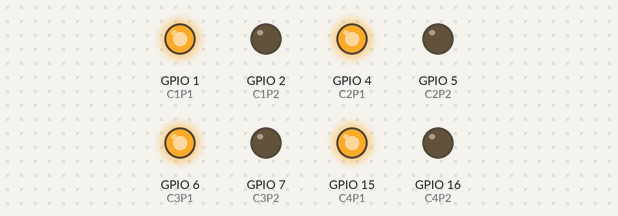
A program run on a simulated ESP32-S3. On the bench: output pins drawn as LEDs (lit = HIGH).

Above: at 2.5 s.
At 7.5 s:
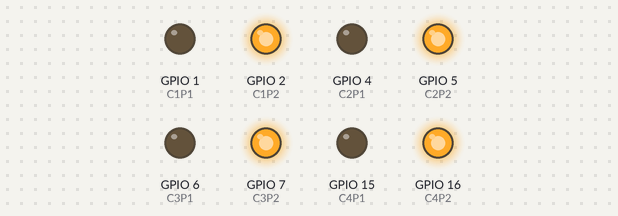
At 12.5 s:
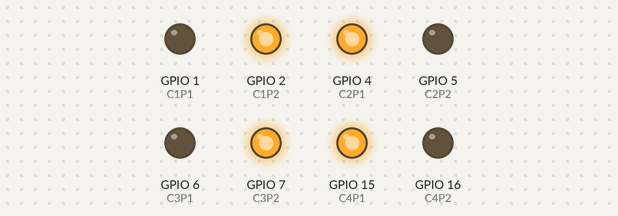
At 17.5 s:
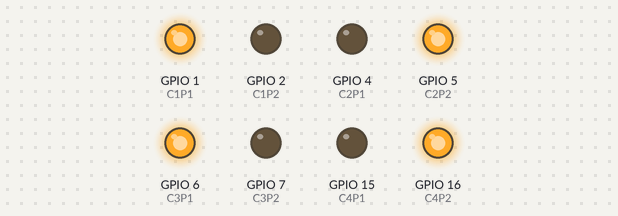
Timing chart, 0 to 26.0 s (numbered marks = the images above):
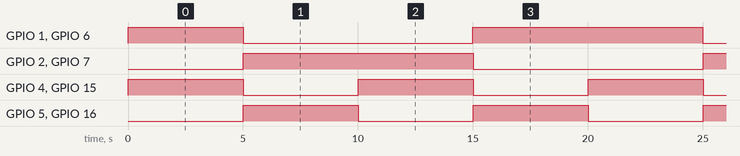

Measured:
- by itself, GPIO 1 (C1P1), GPIO 6 (C3P1): repeats every 20.0 s: LOW 10.0 s, HIGH 10.0 s
- by itself, GPIO 2 (C1P2), GPIO 7 (C3P2): alternates HIGH for 10.0 s and LOW for 10.0 s
- by itself, GPIO 4 (C2P1), GPIO 5 (C2P2), GPIO 15 (C4P1), GPIO 16 (C4P2): alternates HIGH for 5.0 s and LOW for 5.0 s

The program:

main.cpp
```cpp
#include <Arduino.h>
//ZONE 1
#define C1P1 1
#define C1P2 2
//ZONE 2
#define C2P1 4
#define C2P2 5
//ZONE 3
#define C3P1 6
#define C3P2 7
//ZONE 4
#define C4P1 15
#define C4P2 16
void P1s()
{
  digitalWrite(C1P1, HIGH);
  digitalWrite(C1P2, LOW);
  digitalWrite(C2P1, HIGH);
  digitalWrite(C2P2, LOW);
  digitalWrite(C3P1, HIGH);
  digitalWrite(C3P2, LOW);
  digitalWrite(C4P1, HIGH);
  digitalWrite(C4P2, LOW);
}

void P2s()
{
  digitalWrite(C1P1, LOW);
  digitalWrite(C1P2, HIGH);
  digitalWrite(C2P1, LOW);
  digitalWrite(C2P2, HIGH);
  digitalWrite(C3P1, LOW);
  digitalWrite(C3P2, HIGH);
  digitalWrite(C4P1, LOW);
  digitalWrite(C4P2, HIGH);
}

void S1s()
{
  digitalWrite(C1P1, LOW);
  digitalWrite(C1P2, HIGH);
  digitalWrite(C2P1, HIGH);
  digitalWrite(C2P2, LOW);
  digitalWrite(C3P1, LOW);
  digitalWrite(C3P2, HIGH);
  digitalWrite(C4P1, HIGH);
  digitalWrite(C4P2, LOW);
}

void S2s()
{
  digitalWrite(C1P1, HIGH);
  digitalWrite(C1P2, LOW);
  digitalWrite(C2P1, LOW);
  digitalWrite(C2P2, HIGH);
  digitalWrite(C3P1, HIGH);
  digitalWrite(C3P2, LOW);
  digitalWrite(C4P1, LOW);
  digitalWrite(C4P2, HIGH);
}

void setup()
{
  pinMode(C1P1,OUTPUT);
  pinMode(C1P2,OUTPUT);
  pinMode(C2P1,OUTPUT);
  pinMode(C2P2,OUTPUT);
  pinMode(C3P1,OUTPUT);
  pinMode(C3P2,OUTPUT);
  pinMode(C4P1,OUTPUT);
  pinMode(C4P2,OUTPUT);
  digitalWrite(C1P1, LOW);
  digitalWrite(C1P2, LOW);
  digitalWrite(C2P1, LOW);
  digitalWrite(C2P2, LOW);
  digitalWrite(C3P1, LOW);
  digitalWrite(C3P2, LOW);
  digitalWrite(C4P1, LOW);
  digitalWrite(C4P2, LOW);
}

void loop()
{
  P1s();
  delay(5000);
  P2s();
  delay(5000);
  S1s();
  delay(5000);
  S2s();
  delay(5000);
}
```
